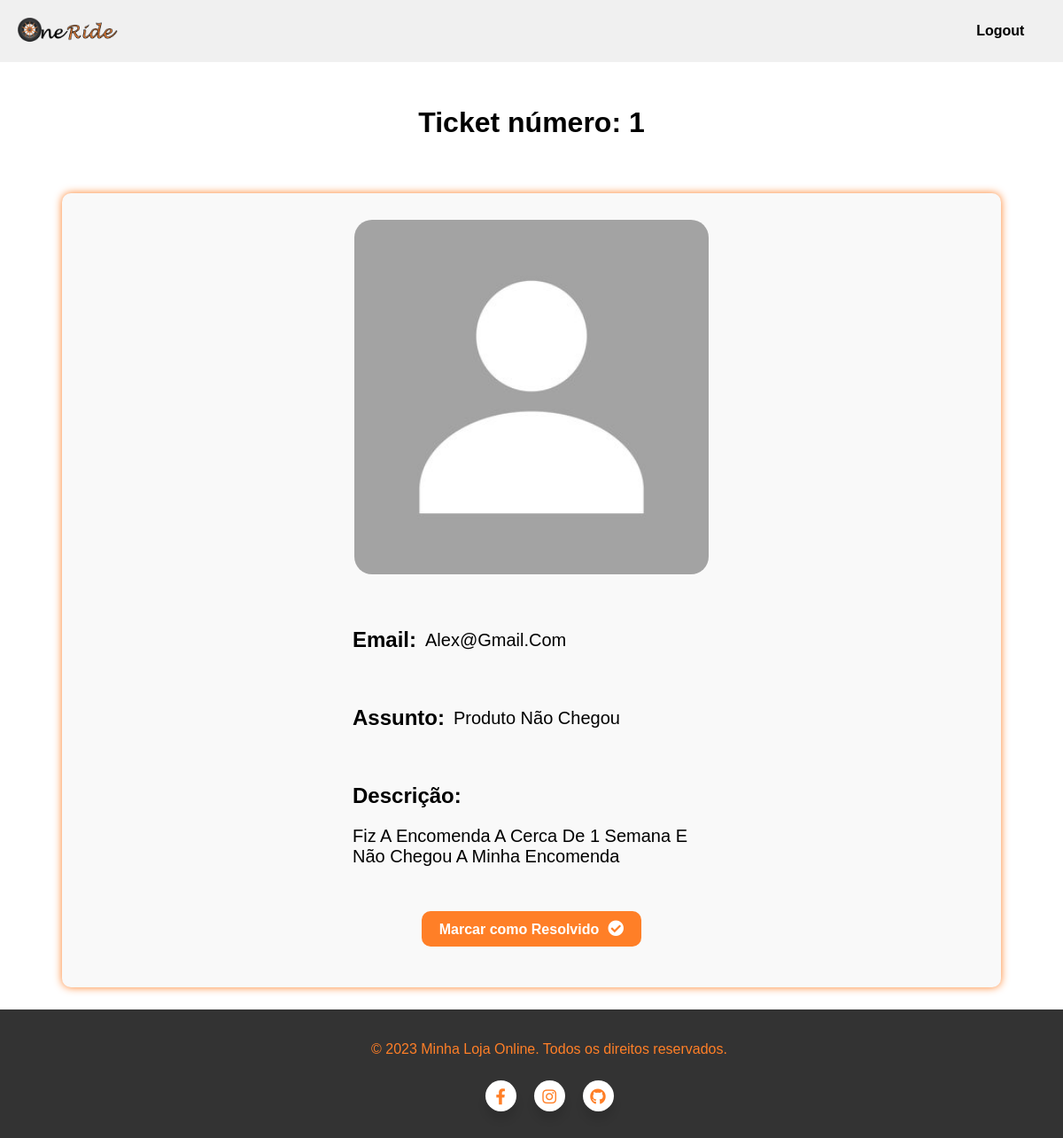
The app's page /ticket/1 with its own data.
### models.py (models this page shows)
class Ticket(db.Model):
    id_ticket = db.Column(db.Integer, primary_key=True)
    email_user = db.Column(db.String(120), nullable=False)
    assunto = db.Column(db.String(255), nullable=False)
    descricao = db.Column(db.String(255), nullable=False)
    data_hora = db.Column(db.Date, default=datetime.utcnow, nullable=False)
    foto = db.Column(db.String(255))
    tratado = db.Column(db.Boolean, default=False, nullable=False)

### oneRide.py (the view)
@app.route('/ticket/<int:ticket_id>', methods=['GET'])
def ticket_single(ticket_id):
    ticket = Ticket.query.get_or_404(ticket_id)
    return render_template('ticket_single.html', ticket=ticket)

### templates/ticket_single.html (shortened to what this page needs)
{% extends "base.html" %}
{% block head %}
    {{ super() }}
{% endblock %}
{% block body %}
    <header>
        <div class="logo">
            <a href="{{ url_for('index_admin') }}">
                <img src="{{ url_for('static', filename='imagens/logo.png') }}" alt="Logo">
            </a>
        </div>
        <nav>
            <ul>
                <li style="margin-right: 40px;"><a href="{{ url_for('logout_admin') }}">Logout</a></li>
            </ul>
        </nav>
    </header>
    <h1 class="titulo-tickets">Ticket número: {{ ticket.id_ticket }}</h1>
    <div class="tickets-single">
        <div class="ticket-image">
            <img id="ticket-image" src="{{ url_for('static', filename='imagens/' ~ ticket.foto) }}" alt="Ticket Picture">
        </div>
        <div class="ticket-details">
            <div class="ticket-detail">
                <h2>Email:</h2>
                <p>{{ ticket.email_user }}</p>
            </div>
            <div class="ticket-detail">
                <h2>Assunto:</h2>
                <p>{{ ticket.assunto }}</p>
            </div>
            <div class="ticket-detail">
                <div class="ticket-detail-descricao">
                    <h2>Descrição:</h2>
                    <p>{{ ticket.descricao|safe }}</p>
                </div>
            </div>
        </div>
        {% if not ticket.tratado %}
            <form method="post" action="{{ url_for('resolve_ticket', ticket_id=ticket.id_ticket) }}">
                <button type="submit" class="button-ticket">Marcar como Resolvido<i class='fas fa-check-circle'></i></button>
            </form>
        {% else %}
            <form method="post" action="{{ url_for('unresolve_ticket', ticket_id=ticket.id_ticket) }}">
                <button type="submit" class="button-ticket">Marcar como não Resolvido<i class='fas fa-times-circle'></i></button>
            </form>
        {% endif %}
    </div>
    {% block footer %}
        {{ super() }}
    {% endblock %}
{% endblock %}

### static/CSS/style.css (style rules this page uses)
body, nav, ul, li, footer { margin: 0; padding: 0; list-style: none; }
body { font-family: Arial, sans-serif; display: flex; flex-direction: column; min-height: 100vh; margin-top: 60px; }
header { background-color: #f0f0f0; padding: 20px; display: flex; justify-content: space-between; align-items: center; position: fixed; top: 0; width: 100%; z-index: 999; }
.logo img { max-height: 30px; }
nav ul { list-style: none; padding: 0; margin: 0; display: flex; flex-grow: 1; justify-content: flex-end; max-width: 75%; }
nav li { margin-left: 20px; }
nav li:first-child { margin-left: 0; }
nav a { text-decoration: none; color: black; font-weight: bold; font-size: 1em; }
::placeholder { color: black; }
.titulo-tickets { text-align: center; margin-top: 60px; }
.ticket-image { height: 400px; width: 400px; object-fit: cover; border-radius: 20px; }
.ticket-image img { width: 100%; height: 100%; object-fit: cover; border-radius: 20px; }
.tickets-single { width: 1000px; padding: 30px; box-shadow: 0 0 10px #FF7F27; border-radius: 10px; background-color: #f9f9f9; margin: 30px auto; margin-top: 40px; margin-bottom: 170px; display: flex; flex-direction: column; align-items: center; }
.ticket-image { margin-bottom: 20px; }
.ticket-details { display: flex; flex-direction: column; align-items: flex-start; margin-left: 110px; }
.ticket-detail { margin-top: 20px; display: flex; align-items: center; }
.ticket-detail h2 { margin-right: 10px; font-size: 24px; font-weight: bold; }
.ticket-detail p { font-size: 20px; width: 400px; text-transform: capitalize; }
#ticket-image { transition: transform 0.3s ease; }
.button-ticket { background-color: #FF7F27; color: white; display: block; width: 100%; border: none; border-radius: 10px; padding: 10px 20px; font-weight: bold; font-size: 1em; cursor: pointer; margin-top: 30px; }
.button-ticket i { margin-left: 10px; font-size: 18px; font-weight: bold; color: #fff; }

### records on screen
Ticket: id_ticket "1", foto (placeholder picture), email_user "Alex@gmail.com", assunto "Produto Não Chegou", descricao "Fiz A Encomenda A Cerca De 1 Semana E Não Chegou A Minha Encomenda"
